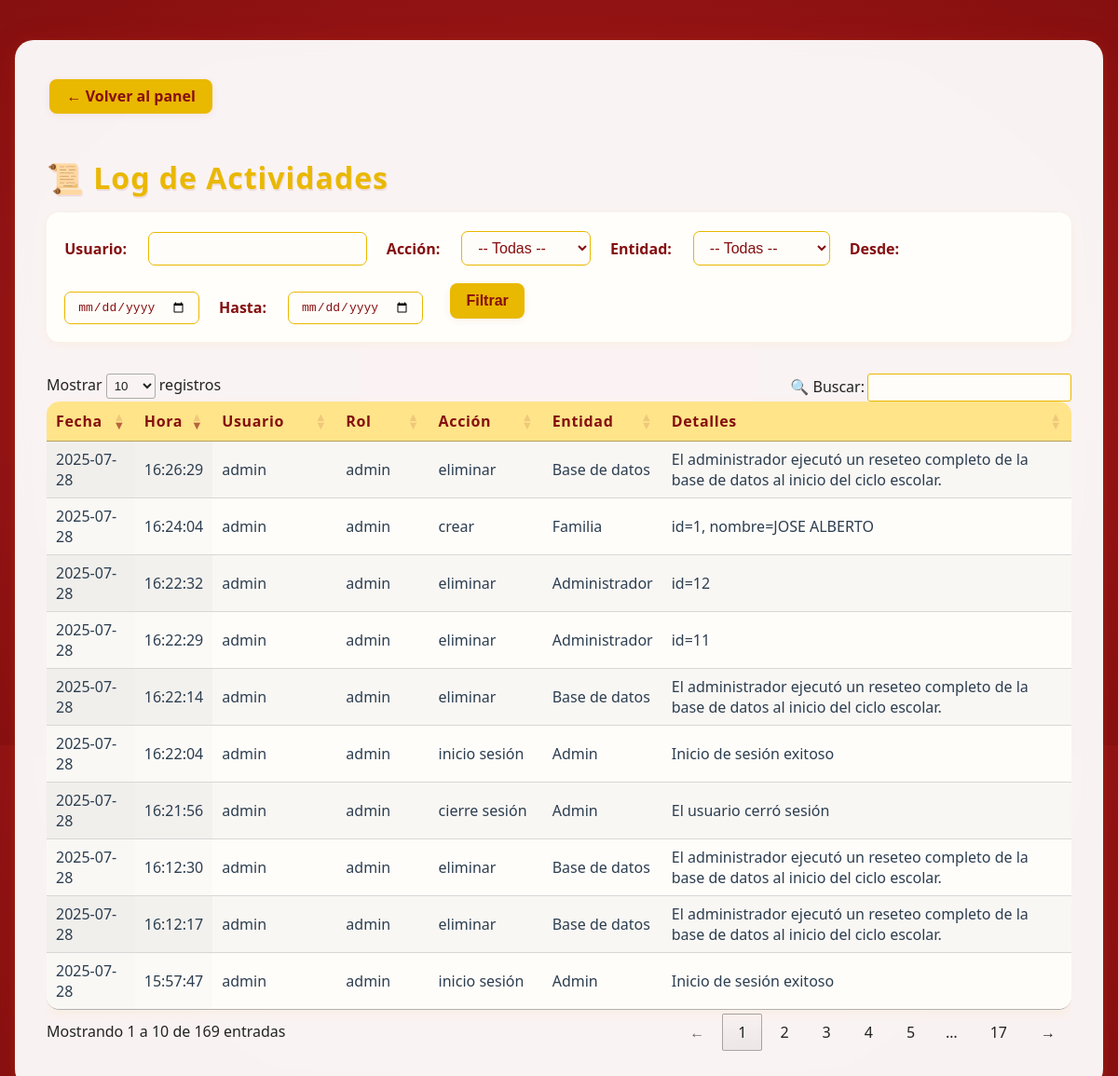
The page /admin/log (signed in) on the database its author committed.
### app/models.py (models this page shows, shortened)
class LogEntry(db.Model):
    __tablename__ = 'log_entries'
    id = db.Column(db.Integer, primary_key=True)
    timestamp = db.Column(db.DateTime, default=datetime.utcnow, nullable=False)
    user = db.Column(db.String(64), nullable=False)
    role = db.Column(db.String(32), nullable=False)
    action = db.Column(db.String(32), nullable=False)   # e.g. 'crear', 'editar', 'eliminar', 'login'
    entity = db.Column(db.String(32), nullable=False)   # e.g. 'Familia', 'EventoQR', 'Admin'
    details = db.Column(db.Text, nullable=True)         # Descripción detallada

### app/routes.py (the view)
@app.route("/admin/log")
@login_requerido_admin
def log():
    usuario     = request.args.get("usuario", "")
    accion      = request.args.get("accion", "")
    entidad     = request.args.get("entidad", "")
    fecha_desde = request.args.get("desde", "")
    fecha_hasta = request.args.get("hasta", "")
    q = LogEntry.query
    if usuario:
        q = q.filter(LogEntry.user.ilike(f"%{usuario}%"))
    if accion:
        q = q.filter(LogEntry.action == accion)
    if entidad:
        q = q.filter(LogEntry.entity == entidad)
    if fecha_desde:
        dt = datetime.strptime(fecha_desde, "%Y-%m-%d")
        q = q.filter(LogEntry.timestamp >= dt)
    if fecha_hasta:
        dt = datetime.strptime(fecha_hasta, "%Y-%m-%d") + timedelta(hours=23, minutes=59, seconds=59)
        q = q.filter(LogEntry.timestamp <= dt)
    entries = q.order_by(LogEntry.timestamp.desc()).all()
    local_tz = pytz.timezone("America/Mexico_City")
    for e in entries:
        e.local_ts = e.timestamp.replace(tzinfo=pytz.utc).astimezone(local_tz)
    return render_template("log.html", entries=entries)

### app/__init__.py (called while the page is built)
@app.before_request
def mantener_sesion_activa():
    session.permanent = True

### app/routes.py (called while the page is built, shortened)
def login_requerido_admin(f):
    @wraps(f)
    def decorada(*args, **kwargs):
        if "admin_id" not in session:
            return redirect(url_for("login"))
        return f(*args, **kwargs)
    return decorada

@app.before_request
def refrescar_timeout():
    if "admin_id" in session:
        now = datetime.utcnow()
        last = session.get("last_activity", now)
        if hasattr(last, "tzinfo") and last.tzinfo is not None:
            last = last.astimezone(timezone.utc).replace(tzinfo=None)
        session["last_activity"] = now

### app/templates/log.html (shortened to what this page needs)
<!DOCTYPE html>
<html lang="es">
<head>
    <link rel="stylesheet" href="{{ url_for('static', filename='css/admin.css') }}">
    <link rel="stylesheet" href="https://cdn.datatables.net/1.13.6/css/jquery.dataTables.min.css">
</head>
<body>
    <div class="admin-contenedor">
        <a href="{{ url_for('panel_admin') }}" class="btn-primary" style="margin-bottom:1.1em; display:inline-block;">← Volver al panel</a>
        <h1 style="margin-bottom:0.5em;">📜 Log de Actividades</h1>
        <form method="GET" class="log-filter-form">
            <div class="log-filter-row">
                <label>Usuario:</label>
                <input type="text" name="usuario" value="{{ request.args.get('usuario','') }}">
                <label>Acción:</label>
                <select name="accion">
                    <option value="">-- Todas --</option>
                </select>
                <label>Entidad:</label>
                <select name="entidad">
                    <option value="">-- Todas --</option>
                </select>
                <label>Desde:</label>
                <input type="date" name="desde" value="{{ request.args.get('desde','') }}">
                <label>Hasta:</label>
                <input type="date" name="hasta" value="{{ request.args.get('hasta','') }}">
                <button type="submit" class="btn btn-primary">Filtrar</button>
            </div>
        </form>
        <div class="table-responsive">
            <table id="tabla-log" class="display stripe" style="width:100%;">
                <thead>
                    <tr>
                        <th>Fecha</th>
                        <th>Hora</th>
                        <th>Usuario</th>
                        <th>Rol</th>
                        <th>Acción</th>
                        <th>Entidad</th>
                        <th>Detalles</th>
                    </tr>
                </thead>
                <tbody>
                    {% for entry in entries %}
                    {% set local = entry.timestamp.astimezone() %}
                    <tr>
                        <td>{{ local.strftime("%Y-%m-%d") }}</td>
                        <td>{{ "%02d:%02d:%02d"|format(local.hour, local.minute, local.second) }}</td>
                        <td>{{ entry.user }}</td>
                        <td>{{ entry.role }}</td>
                        <td>{{ entry.action }}</td>
                        <td>{{ entry.entity }}</td>
                        <td>{{ entry.details }}</td>
                    </tr>
                    {% endfor %}
                </tbody>
            </table>
        </div>
    </div>
</body>
</html>

### app/static/css/admin.css (style rules this page uses)
body { font-family: 'Segoe UI', Arial, sans-serif; background: radial-gradient(ellipse at center, #af1c1c 0%, #850f0f 100%); min-height: 100vh; margin: 0; color: #222; position: relative; }
.admin-contenedor { position: relative; z-index: 5; background: rgba(255,255,255,0.93); backdrop-filter: blur(12px); border-radius: 22px; box-shadow: 0 8px 32px 0 #ae1e1a44, 0 2px 8px #e9b80022; max-width: 1250px; margin: 2.7rem auto 2rem auto; padding: 2.5rem 2rem 2.5rem 2rem; }
h1, h2, h3 { color: #e9b800; font-weight: 700; margin-bottom: 0.8rem; letter-spacing: 1px; text-shadow: 1px 2px 0 #850f0f18; }
.table-responsive { overflow-x: auto; }
table { width: 100%; background: #fffdfa; border-radius: 14px; box-shadow: 0 4px 12px #e9b80011; overflow: hidden; margin-top: 1.3em; }
th { background: #ffe48a; color: #850f0f; font-weight: 700; letter-spacing: 0.04em; padding: 13px 8px; }
td { background: #fffdfa; color: #2c3e50; padding: 13px 8px; }
button, .btn, .btn-primary { background-color: #e9b800; color: #850f0f; border: none; padding: 10px 17px; border-radius: 7px; cursor: pointer; font-size: 1rem; font-weight: bold; margin: 0.2em; box-shadow: 0 2px 8px #850f0f15; transition: background 0.19s, color 0.19s, transform 0.13s; }
.admin-contenedor { position: relative; z-index: 5; background: rgba(255,255,255,0.95); backdrop-filter: blur(10px); border-radius: 20px; box-shadow: 0 8px 32px 0 #ae1e1a44, 0 2px 8px #e9b80022; max-width: 1100px; margin: 2.7rem auto 2.2rem auto; padding: 2.4rem 2.1rem 2.5rem 2.1rem; }
.btn-primary { background: #e9b800; color: #850f0f; font-weight: bold; padding: 0.48em 1.15em; border-radius: 8px; text-decoration: none; box-shadow: 0 2px 8px #850f0f11; transition: background 0.18s, color 0.18s, transform 0.13s; border: none; display: inline-block; margin-bottom: 1.1em; }
h1, h2 { color: #e9b800; font-weight: 700; margin-top: 0.9em; margin-bottom: 0.8em; letter-spacing: 1px; text-shadow: 1px 2px 0 #850f0f18; }
.btn-primary { background: #e9b800; color: #850f0f; font-weight: bold; padding: 0.48em 1.15em; border-radius: 8px; text-decoration: none; box-shadow: 0 2px 8px #850f0f11; transition: background 0.18s, color 0.18s, transform 0.13s; border: none; display: inline-block; }
.log-filter-form { margin-bottom: 2.1em; background: #fffefa; border-radius: 13px; box-shadow: 0 2px 10px #e9b80012; padding: 1.3em 1.2em 0.5em 1.2em; }
.log-filter-row { display: flex; flex-wrap: wrap; align-items: center; gap: 1em 1.3em; }
.log-filter-row label { font-weight: bold; color: #850f0f; margin-right: 0.14em; }
.log-filter-row select, .log-filter-row input[type="text"], .log-filter-row input[type="date"] { padding: 8px 13px; border-radius: 7px; border: 1.2px solid #e9b800; font-size: 1em; background: #fffdfa; color: #850f0f; min-width: 115px; }
.log-filter-row .btn-primary { background: #e9b800; color: #850f0f; font-weight: bold; padding: 0.6em 1.1em; border-radius: 8px; font-size: 1em; border: none; margin-left: 0.5em; transition: background 0.17s, color 0.17s, transform 0.11s; }

### rows shown on the page
LogEntry: strftime "2025-07-28", hour "16:26:29", user "admin", role "admin", action "eliminar", entity "Base de datos", details "El administrador ejecutó un reseteo completo de la base de datos al inicio del ciclo escolar."
LogEntry: strftime "2025-07-28", hour "16:24:04", user "admin", role "admin", action "crear", entity "Familia", details "id=1, nombre=JOSE ALBERTO"
LogEntry: strftime "2025-07-28", hour "16:22:32", user "admin", role "admin", action "eliminar", entity "Administrador", details "id=12"
LogEntry: strftime "2025-07-28", hour "16:22:29", user "admin", role "admin", action "eliminar", entity "Administrador", details "id=11"
LogEntry: strftime "2025-07-28", hour "16:22:14", user "admin", role "admin", action "eliminar", entity "Base de datos", details "El administrador ejecutó un reseteo completo de la base de datos al inicio del ciclo escolar."
LogEntry: strftime "2025-07-28", hour "16:22:04", user "admin", role "admin", action "inicio sesión", entity "Admin", details "Inicio de sesión exitoso"
LogEntry: strftime "2025-07-28", hour "16:21:56", user "admin", role "admin", action "cierre sesión", entity "Admin", details "El usuario cerró sesión"
LogEntry: strftime "2025-07-28", hour "16:12:30", user "admin", role "admin", action "eliminar", entity "Base de datos", details "El administrador ejecutó un reseteo completo de la base de datos al inicio del ciclo escolar."
LogEntry: strftime "2025-07-28", hour "16:12:17", user "admin", role "admin", action "eliminar", entity "Base de datos", details "El administrador ejecutó un reseteo completo de la base de datos al inicio del ciclo escolar."
LogEntry: strftime "2025-07-28", hour "15:57:47", user "admin", role "admin", action "inicio sesión", entity "Admin", details "Inicio de sesión exitoso"
